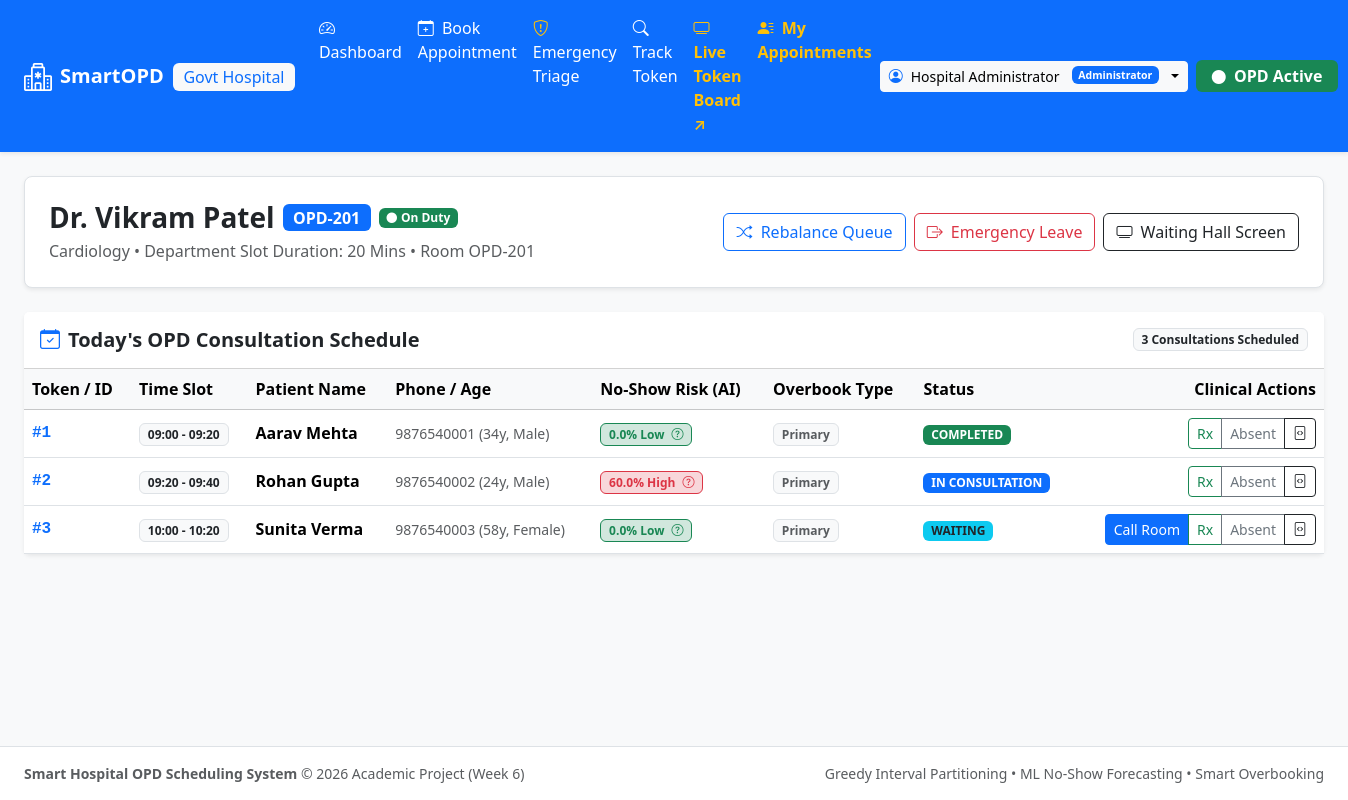
Screenshot of /doctor/7 (signed in) with the database file from the repository.
### src/models.py (models this page shows, shortened)
class Doctor(Base):
    __tablename__ = "doctors"
    doctor_id = Column(Integer, primary_key=True, autoincrement=True)
    name = Column(String(120), nullable=False)
    specialization = Column(String(100), nullable=False, index=True)
    room_number = Column(String(20), nullable=False)
    max_daily_capacity = Column(Integer, default=30, nullable=False)
    is_available = Column(Boolean, default=True, nullable=False)
    dept_id = Column(Integer, ForeignKey("departments.dept_id"), nullable=False)
    department = relationship("Department", back_populates="doctors")
    slots = relationship("TimeSlot", back_populates="doctor", cascade="all, delete-orphan")
    appointments = relationship("Appointment", back_populates="doctor")
    triages = relationship("EmergencyTriage", back_populates="doctor")

class Department(Base):
    __tablename__ = "departments"
    dept_id = Column(Integer, primary_key=True, autoincrement=True)
    dept_name = Column(String(100), unique=True, nullable=False, index=True)
    default_slot_duration_mins = Column(Integer, default=15, nullable=False)
    floor_number = Column(Integer, default=1, nullable=False)
    doctors = relationship("Doctor", back_populates="department", cascade="all, delete-orphan")

class Appointment(Base):
    __tablename__ = "appointments"
    appointment_id = Column(Integer, primary_key=True, autoincrement=True)
    patient_id = Column(Integer, ForeignKey("patients.patient_id"), nullable=False)
    doctor_id = Column(Integer, ForeignKey("doctors.doctor_id"), nullable=False)
    slot_id = Column(Integer, ForeignKey("time_slots.slot_id"), nullable=False)
    booking_timestamp = Column(DateTime, default=datetime.now, nullable=False)
    status = Column(SQLEnum(AppointmentStatus), default=AppointmentStatus.BOOKED, nullable=False)
    predicted_no_show_prob = Column(Float, default=0.0, nullable=False)
    is_secondary_overbook = Column(Boolean, default=False, nullable=False)
    patient = relationship("Patient", back_populates="appointments")
    doctor = relationship("Doctor", back_populates="appointments")
    slot = relationship("TimeSlot", back_populates="appointments")

class TimeSlot(Base):
    __tablename__ = "time_slots"
    slot_id = Column(Integer, primary_key=True, autoincrement=True)
    doctor_id = Column(Integer, ForeignKey("doctors.doctor_id"), nullable=False)
    start_time = Column(DateTime, nullable=False, index=True)
    end_time = Column(DateTime, nullable=False)
    is_booked = Column(Boolean, default=False, nullable=False)
    is_overbooked = Column(Boolean, default=False, nullable=False)
    __table_args__ = (
        CheckConstraint("end_time > start_time", name="check_slot_end_after_start"),
        Index("idx_doctor_time_slot", "doctor_id", "start_time", "end_time"),
    )
    doctor = relationship("Doctor", back_populates="slots")
    appointments = relationship("Appointment", back_populates="slot")

class Patient(Base):
    __tablename__ = "patients"
    patient_id = Column(Integer, primary_key=True, autoincrement=True)
    name = Column(String(120), nullable=False)
    age = Column(Integer, nullable=False)
    gender = Column(String(10), nullable=False)
    phone = Column(String(20), unique=True, nullable=False, index=True)
    email = Column(String(120), nullable=True, index=True)
    password_hash = Column(String(255), nullable=True)
    total_visits = Column(Integer, default=0, nullable=False)
    past_no_shows = Column(Integer, default=0, nullable=False)
    appointments = relationship("Appointment", back_populates="patient")
    triages = relationship("EmergencyTriage", back_populates="patient")

### app.py (the view)
    @app.route("/doctor/<int:doctor_id>")
    def doctor_dashboard(doctor_id):
        user = session.get("user")
        patient = session.get("patient")
        if patient and not user:
            return render_template("404.html", message="Access Denied: Only clinical doctors and administrators can access consultation rooms."), 403
        if not user:
            return redirect(url_for("login", next=request.path))
        if user.get("role") not in ["Doctor", "Administrator"]:
            return render_template("404.html", message="Access Denied: Only clinical doctors and administrators can access consultation rooms."), 403
        if user.get("role") == "Doctor" and user.get("doctor_id") != doctor_id:
            return redirect(url_for("doctor_dashboard", doctor_id=user.get("doctor_id")))
        service = get_service()
        doctor = service.get_doctor_by_id(doctor_id)
        if not doctor:
            return render_template("404.html", message=f"Doctor with ID #{doctor_id} not found."), 404
        appointments = service.session.query(Appointment).filter(
            Appointment.doctor_id == doctor_id
        ).order_by(Appointment.slot_id).all()
        return render_template("doctor_dashboard.html", doctor=doctor, appointments=appointments)

### src/db.py (called while the page is built)
def get_session():
    return ScopedSession()

### src/services.py (called while the page is built, shortened)
    def seed_initial_data_if_empty(self):
        if self.session.query(Department).count() > 0:
            return

    def get_doctor_by_id(self, doctor_id: int) -> Optional[Doctor]:
        return self.session.query(Doctor).filter(Doctor.doctor_id == doctor_id).first()

### templates/doctor_dashboard.html (shortened to what this page needs)
{% extends "base.html" %}
{% block content %}
<div class="row mb-4">
    <div class="col-12">
        <div class="p-4 bg-white rounded-3 shadow-sm border d-flex justify-content-between align-items-center flex-wrap gap-3">
            <div>
                <div class="d-flex align-items-center gap-2 mb-1">
                    <h3 class="fw-bold mb-0 text-dark">{{ doctor.name }}</h3>
                    <span class="badge bg-primary fs-6">{{ doctor.room_number }}</span>
                    {% if doctor.is_available %}
                    <span class="badge bg-success"><i class="bi bi-circle-fill small me-1"></i>On Duty</span>
                    {% else %}
                    <span class="badge bg-danger">On Emergency Leave</span>
                    {% endif %}
                </div>
                <p class="text-muted mb-0">{{ doctor.specialization }} &bull; Department Slot Duration: {{ doctor.department.default_slot_duration_mins }} Mins &bull; Room {{ doctor.room_number }}</p>
            </div>
            <div class="d-flex gap-2 flex-wrap">
                <button class="btn btn-outline-primary" onclick="rebalanceQueue({{ doctor.dept_id }})">
                    <i class="bi bi-shuffle me-1"></i> Rebalance Queue
                </button>
                {% if doctor.is_available %}
                <button class="btn btn-outline-danger" onclick="triggerDoctorLeave({{ doctor.doctor_id }})">
                    <i class="bi bi-box-arrow-right me-1"></i> Emergency Leave
                </button>
                {% else %}
                <button class="btn btn-success fw-bold" onclick="markDoctorAvailable({{ doctor.doctor_id }})">
                    <i class="bi bi-check-circle-fill me-1"></i> Resume Duty (Mark Available)
                </button>
                {% endif %}
                <a href="{{ url_for('token_display') }}" target="_blank" class="btn btn-outline-dark">
                    <i class="bi bi-tv me-1"></i> Waiting Hall Screen
                </a>
            </div>
        </div>
    </div>
</div>
{% set active_appt = None %}
{% for a in appointments %}
    {% if a.status.value == 'IN_CONSULTATION' %}
        {% set active_appt = a %}
    {% endif %}
{% endfor %}
<div class="row">
    <div class="col-12">
        <div class="card shadow-sm border-0">
            <div class="card-header bg-white py-3 d-flex justify-content-between align-items-center flex-wrap gap-2">
                <h5 class="fw-bold mb-0"><i class="bi bi-calendar-check text-primary me-2"></i>Today's OPD Consultation Schedule</h5>
                <span class="badge bg-light text-dark border">{{ appointments|length }} Consultations Scheduled</span>
            </div>
            <div class="table-responsive">
                <table class="table table-hover align-middle mb-0">
                    <thead class="table-light">
                        <tr>
                            <th>Token / ID</th>
                            <th>Time Slot</th>
                            <th>Patient Name</th>
                            <th>Phone / Age</th>
                            <th>No-Show Risk (AI)</th>
                            <th>Overbook Type</th>
                            <th>Status</th>
                            <th class="text-end">Clinical Actions</th>
                        </tr>
                    </thead>
                    <tbody>
                        {% if appointments %}
                            {% for appt in appointments %}
                            <tr id="row-appt-{{ appt.appointment_id }}">
                                <td class="fw-bold font-monospace text-primary">#{{ appt.appointment_id }}</td>
                                <td>
                                    <span class="badge bg-light text-dark border">
                                        {{ appt.slot.start_time.strftime('%H:%M') }} - {{ appt.slot.end_time.strftime('%H:%M') }}
                                    </span>
                                </td>
                                <td class="fw-bold">{{ appt.patient.name }}</td>
                                <td class="text-muted small">{{ appt.patient.phone }} ({{ appt.patient.age }}y, {{ appt.patient.gender }})</td>
                                <td>
                                    {% set risk = (appt.predicted_no_show_prob * 100)|round(1) %}
                                    <a href="javascript:void(0)" onclick="openXAIModal({{ appt.appointment_id }}, '{{ appt.patient.name }}')" class="text-decoration-none">
                                        {% if risk >= 50 %}
                                        <span class="badge bg-danger-subtle text-danger border border-danger">{{ risk }}% High <i class="bi bi-question-circle ms-1"></i></span>
                                        {% elif risk >= 25 %}
                                        <span class="badge bg-warning-subtle text-warning border border-warning">{{ risk }}% Med <i class="bi bi-question-circle ms-1"></i></span>
                                        {% else %}
                                        <span class="badge bg-success-subtle text-success border border-success">{{ risk }}% Low <i class="bi bi-question-circle ms-1"></i></span>
                                        {% endif %}
                                    </a>
                                </td>
                                <td>
                                    {% if appt.is_secondary_overbook %}
                                    <span class="badge bg-warning text-dark"><i class="bi bi-layers-half me-1"></i> Overbook +1</span>
                                    {% else %}
                                    <span class="badge bg-light text-muted border">Primary</span>
                                    {% endif %}
                                </td>
                                <td>
                                    {% if appt.status.value == 'COMPLETED' %}
                                    <span class="badge bg-success">COMPLETED</span>
                                    {% elif appt.status.value == 'IN_CONSULTATION' %}
                                    <span class="badge bg-primary">IN CONSULTATION</span>
                                    {% elif appt.status.value == 'CHECKED_IN' %}
                                    <span class="badge bg-info text-dark">WAITING</span>
                                    {% elif appt.status.value == 'CANCELLED' %}
                                    <span class="badge bg-danger">CANCELLED</span>
                                    {% elif appt.status.value == 'NO_SHOW' %}
                                    <span class="badge bg-secondary">NO-SHOW</span>
                                    {% else %}
                                    <span class="badge bg-secondary">{{ appt.status.value }}</span>
                                    {% endif %}
                                </td>
                                <td class="text-end">
                                    <div class="btn-group btn-group-sm">
                                        {% if appt.status.value in ['BOOKED', 'CONFIRMED'] %}
                                        <button class="btn btn-outline-info" onclick="updateApptStatus({{ appt.appointment_id }}, 'CHECKED_IN')" title="Mark Patient Arrived">Check In</button>
                                        <button class="btn btn-primary" onclick="updateApptStatus({{ appt.appointment_id }}, 'IN_CONSULTATION')" title="Call Patient to Room">Call Room</button>
                                        {% elif appt.status.value == 'CHECKED_IN' %}
                                        <button class="btn btn-primary" onclick="updateApptStatus({{ appt.appointment_id }}, 'IN_CONSULTATION')" title="Call Patient to Room">Call Room</button>
                                        {% endif %}
                                        <button class="btn btn-outline-success" onclick="openPrescriptionModal({{ appt.appointment_id }}, '{{ appt.patient.name }}')" title="Prescription & Done">Rx</button>
                                        <button class="btn btn-outline-secondary" onclick="updateApptStatus({{ appt.appointment_id }}, 'NO_SHOW')" title="Mark No Show">Absent</button>
                                        <a href="/api/fhir/Appointment/{{ appt.appointment_id }}" target="_blank" class="btn btn-outline-dark" title="FHIR v4 JSON"><i class="bi bi-file-code"></i></a>
                                    </div>
                                </td>
                            </tr>
                            {% endfor %}
                        {% else %}
                            <tr>
                                <td colspan="8" class="text-center py-4 text-muted">
                                    No appointments currently scheduled for Dr. {{ doctor.name }}.
                                </td>
                            </tr>
                        {% endif %}
                    </tbody>
                </table>
            </div>
        </div>
    </div>
</div>
{% endblock %}

### static/css/style.css (style rules this page uses)
:root { --primary-color: #0d6efd; --success-color: #198754; --warning-color: #ffc107; --danger-color: #dc3545; --info-color: #0dcaf0; --card-shadow: 0 0.125rem 0.25rem rgba(0, 0, 0, 0.075); }
body { background-color: #f8fafc; color: #1e293b; font-family: system-ui, -apple-system, "Segoe UI", Roboto, "Helvetica Neue", Arial, sans-serif; }

### rows the page displays
Doctor: name "Dr. Vikram Patel", room_number "OPD-201", specialization "Cardiology"
Department: department.default_slot_duration_mins "20"
Appointment: appointment_id "1", slot.start_time "09:00", slot.end_time "09:20", patient.name "Aarav Mehta", patient.phone "9876540001", patient.age "34", patient.gender "Male", predicted_no_show_prob "0.0", is_secondary_overbook "Primary", status "COMPLETED"
Appointment: appointment_id "2", slot.start_time "09:20", slot.end_time "09:40", patient.name "Rohan Gupta", patient.phone "9876540002", patient.age "24", patient.gender "Male", risk "60.0", is_secondary_overbook "Primary", status "IN CONSULTATION"
Appointment: appointment_id "3", slot.start_time "10:00", slot.end_time "10:20", patient.name "Sunita Verma", patient.phone "9876540003", patient.age "58", patient.gender "Female", predicted_no_show_prob "0.0", is_secondary_overbook "Primary", status "WAITING"

### other values shown
{{ session['user'].get('name', 'Staff') }} "Hospital Administrator"
{{ session['user'].get('role', 'Staff') }} "Administrator"
{{ appointments|length }} "3"
